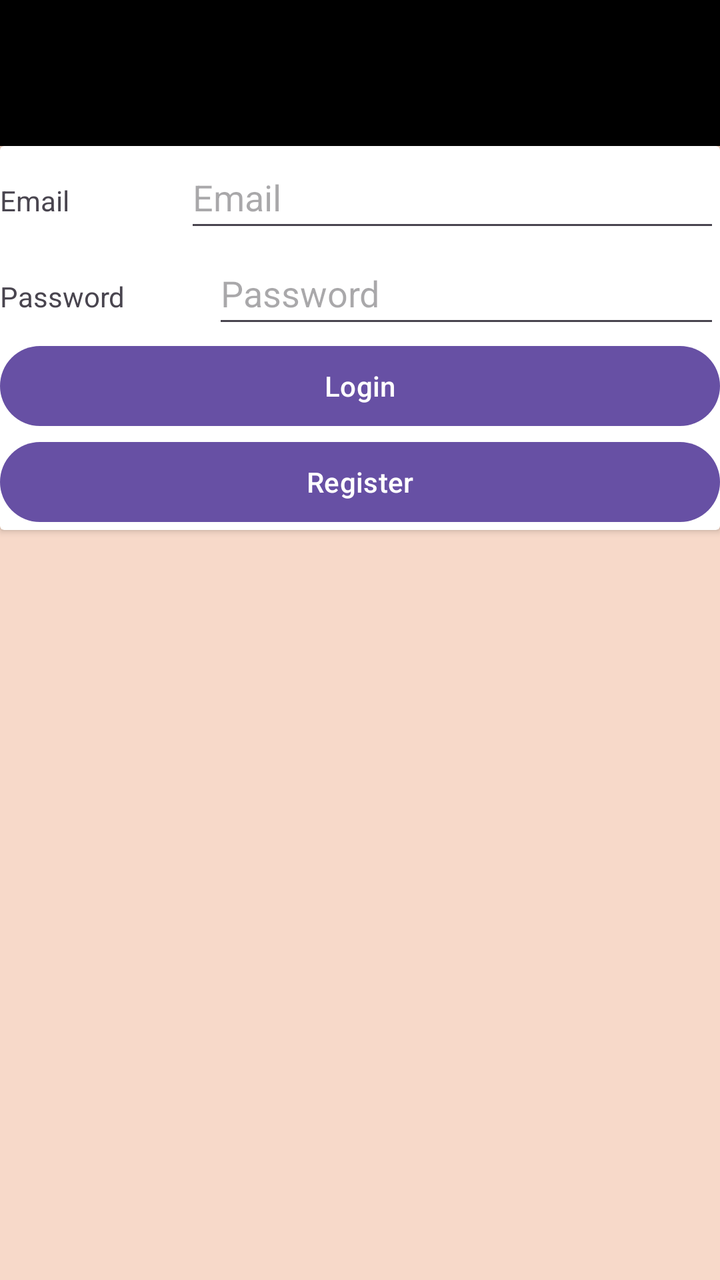
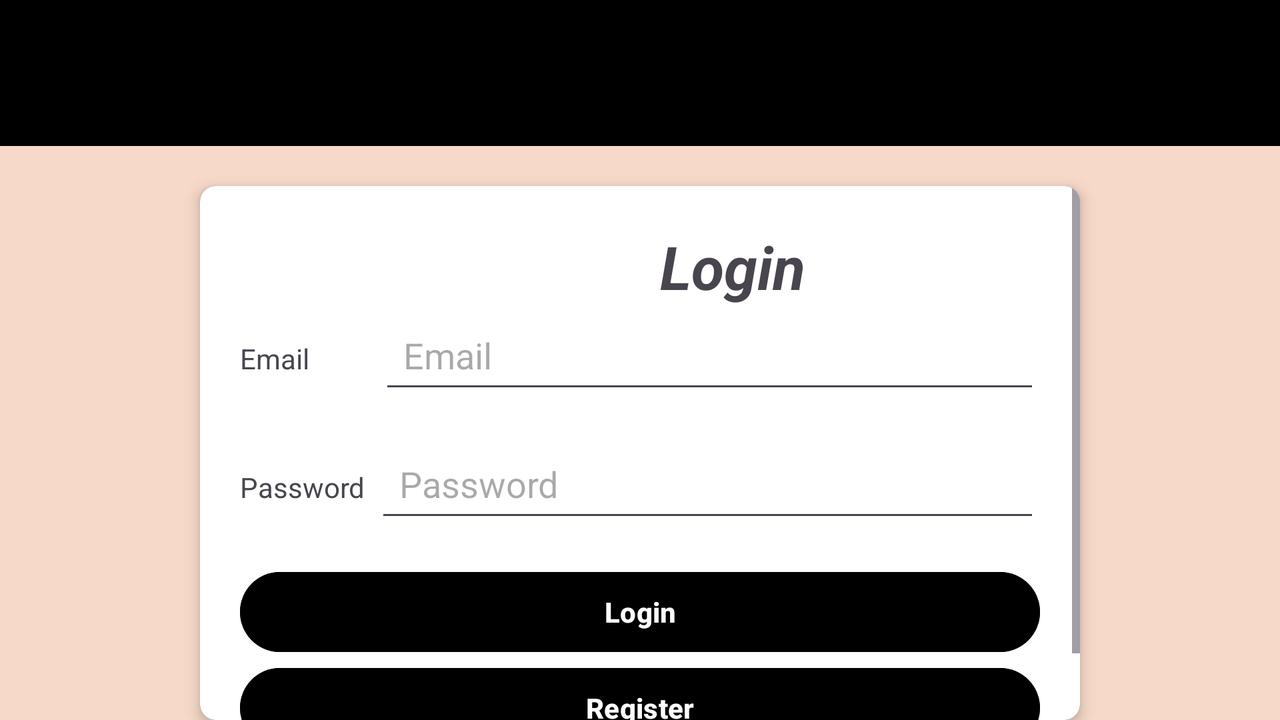

One screen, two layout resources from the same app: the default and the repository's alternative for another configuration. Each is rendered where Android would select it; the XML of both is given below.
<!-- AndroidManifest.xml: application theme Theme.Group6_Project1 -->
<!-- res/layout/activity_login.xml -->
<?xml version="1.0" encoding="utf-8"?>
<LinearLayout xmlns:android="http://schemas.android.com/apk/res/android"
    xmlns:app="http://schemas.android.com/apk/res-auto"
    xmlns:tools="http://schemas.android.com/tools"
    android:layout_width="match_parent"
    android:layout_height="match_parent"
    android:background="#f7d9c9"
    android:orientation="vertical"
    tools:context=".Login">

    <LinearLayout

        android:layout_width="match_parent"
        android:layout_height="73dp"
        android:background="@color/black">


        <ImageView
            android:id="@+id/ic_back"
            android:layout_width="50dp"
            android:layout_height="50dp"
            android:layout_gravity="center"
            android:layout_marginStart="180dp"
            android:layout_marginEnd="10dp"
            app:srcCompat="@drawable/group6_logo" />


    </LinearLayout>

    <androidx.cardview.widget.CardView
        android:layout_width="match_parent"
        android:layout_height="wrap_content">

        <LinearLayout
            android:layout_width="match_parent"
            android:layout_height="match_parent"
            android:orientation="vertical">

            <LinearLayout
                android:layout_width="match_parent"
                android:layout_height="wrap_content"
                android:orientation="horizontal">

                <TextView
                    android:id="@+id/textView3"
                    android:layout_width="wrap_content"
                    android:layout_height="wrap_content"
                    android:layout_weight="1"
                    android:text="Email" />

                <EditText
                    android:id="@+id/login_email"
                    android:layout_width="wrap_content"
                    android:layout_height="wrap_content"
                    android:layout_weight="1"
                    android:ems="10"
                    android:hint="Email"
                    android:inputType="text"
                    android:minHeight="48dp" />
            </LinearLayout>

            <LinearLayout
                android:layout_width="match_parent"
                android:layout_height="wrap_content"
                android:orientation="horizontal">

                <TextView
                    android:id="@+id/textView4"
                    android:layout_width="wrap_content"
                    android:layout_height="wrap_content"
                    android:layout_weight="1"
                    android:text="Password" />

                <EditText
                    android:id="@+id/login_password"
                    android:layout_width="wrap_content"
                    android:layout_height="wrap_content"
                    android:layout_weight="1"
                    android:ems="10"
                    android:hint="Password"
                    android:inputType="text"
                    android:minHeight="48dp" />
            </LinearLayout>

            <Button
                android:id="@+id/login"
                android:layout_width="match_parent"
                android:layout_height="wrap_content"
                android:text="Login" />

            <Button
                android:id="@+id/register"
                android:layout_width="match_parent"
                android:layout_height="wrap_content"
                android:text="Register" />
        </LinearLayout>

    </androidx.cardview.widget.CardView>
</LinearLayout>
<!-- resources referenced by this layout -->
<resources>
  <style name="Theme.Group6_Project1" parent="Base.Theme.Group6_Project1" />
  <style name="Base.Theme.Group6_Project1" parent="Theme.Material3.DayNight.NoActionBar">
          
          
      </style>
</resources>
<!-- res/layout-land/activity_login.xml (the repository's variant of the layout above) -->
<!-- drawn on the phone turned sideways -->
<?xml version="1.0" encoding="utf-8"?>
<LinearLayout xmlns:android="http://schemas.android.com/apk/res/android"
    xmlns:app="http://schemas.android.com/apk/res-auto"
    xmlns:tools="http://schemas.android.com/tools"
    android:layout_width="match_parent"
    android:layout_height="match_parent"
    android:background="#f7d9c9"
    android:orientation="vertical"
    tools:context=".Login">

    <LinearLayout

        android:layout_width="match_parent"
        android:layout_height="73dp"
        android:background="@color/black">


        <ImageView
            android:id="@+id/ic_back"
            android:layout_width="50dp"
            android:layout_height="50dp"
            android:layout_gravity="center"
            android:layout_marginStart="340dp"
            android:layout_marginEnd="10dp"
            app:srcCompat="@drawable/group6_logo" />


    </LinearLayout>

    <androidx.cardview.widget.CardView
        android:layout_width="match_parent"
        android:layout_height="wrap_content"
        android:layout_marginStart="100dp"
        android:layout_marginTop="20dp"
        android:layout_marginEnd="100dp"
        app:cardCornerRadius="8dp"
        app:cardElevation="4dp">

        <ScrollView
            android:layout_width="match_parent"
            android:layout_height="match_parent" >

            <LinearLayout
                android:layout_width="match_parent"
                android:layout_height="wrap_content"
                android:orientation="vertical"
                android:padding="20dp">

                <TextView
                    android:id="@+id/textView18"
                    android:layout_width="wrap_content"
                    android:layout_height="wrap_content"
                    android:layout_marginStart="210dp"
                    android:text="Login"
                    android:textSize="30dp"
                    android:textStyle="bold|italic" />

                <LinearLayout
                    android:layout_width="match_parent"
                    android:layout_height="wrap_content"
                    android:orientation="horizontal">

                    <TextView
                        android:id="@+id/textView3"
                        android:layout_width="wrap_content"
                        android:layout_height="wrap_content"
                        android:text="Email" />

                    <EditText
                        android:id="@+id/login_email"
                        android:layout_width="match_parent"
                        android:layout_height="wrap_content"
                        android:layout_marginStart="35dp"
                        android:layout_marginBottom="16dp"
                        android:hint="Email"
                        android:inputType="textEmailAddress"
                        android:minHeight="48dp"
                        android:padding="12dp" />
                </LinearLayout>

                <LinearLayout
                    android:layout_width="match_parent"
                    android:layout_height="wrap_content"
                    android:orientation="horizontal">

                    <TextView
                        android:id="@+id/textView4"
                        android:layout_width="wrap_content"
                        android:layout_height="wrap_content"
                        android:text="Password" />

                    <EditText
                        android:id="@+id/login_password"
                        android:layout_width="match_parent"
                        android:layout_height="wrap_content"
                        android:layout_marginStart="5dp"
                        android:layout_marginBottom="16dp"
                        android:hint="Password"
                        android:inputType="textPassword"
                        android:minHeight="48dp"
                        android:padding="12dp" />
                </LinearLayout>

                <Button
                    android:id="@+id/login"
                    android:layout_width="match_parent"
                    android:layout_height="wrap_content"
                    android:backgroundTint="@color/black"
                    android:text="Login"
                    android:textStyle="bold" />

                <Button
                    android:id="@+id/register"
                    android:layout_width="match_parent"
                    android:layout_height="wrap_content"
                    android:backgroundTint="@color/black"
                    android:text="Register"
                    android:textStyle="bold" />
            </LinearLayout>
        </ScrollView>

    </androidx.cardview.widget.CardView>
</LinearLayout>
